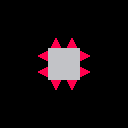

A 2D game scene composited from a Tiled map and its tileset images. What follows is a short description and the map's XML, with every tile layer's data as written:
An orthogonal 8x8 tile map with 16x16 px tiles, 1 tile layer (Tile Layer 1).

<map version="1.0" orientation="orthogonal" renderorder="right-down" width="8" height="8" tilewidth="16" tileheight="16" nextobjectid="1">
 <tileset firstgid="1" source="Default.tsx" />
 <layer name="Tile Layer 1" width="8" height="8">
  <data encoding="csv">
0,0,0,0,0,0,0,0,
0,0,0,0,0,0,0,0,
0,0,0,11,11,0,0,0,
0,0,1610612747,5,5,2684354571,0,0,
0,0,1610612747,5,5,2684354571,0,0,
0,0,0,3221225483,3221225483,0,0,0,
0,0,0,0,0,0,0,0,
0,0,0,0,0,0,0,0
</data>
 </layer>
</map>
